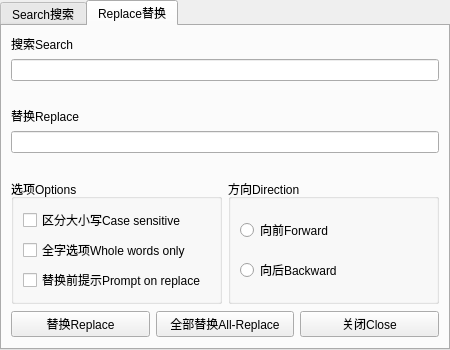
<?xml version="1.0" encoding="UTF-8"?>
<ui version="4.0">
 <class>Search_Replace</class>
 <widget class="QMainWindow" name="Search_Replace">
  <property name="geometry">
   <rect>
    <x>0</x>
    <y>0</y>
    <width>450</width>
    <height>350</height>
   </rect>
  </property>
  <property name="sizePolicy">
   <sizepolicy hsizetype="Preferred" vsizetype="Preferred">
    <horstretch>0</horstretch>
    <verstretch>0</verstretch>
   </sizepolicy>
  </property>
  <property name="minimumSize">
   <size>
    <width>450</width>
    <height>350</height>
   </size>
  </property>
  <property name="maximumSize">
   <size>
    <width>450</width>
    <height>350</height>
   </size>
  </property>
  <property name="sizeIncrement">
   <size>
    <width>350</width>
    <height>270</height>
   </size>
  </property>
  <property name="focusPolicy">
   <enum>Qt::WheelFocus</enum>
  </property>
  <property name="windowTitle">
   <string>MainWindow</string>
  </property>
  <property name="layoutDirection">
   <enum>Qt::LeftToRight</enum>
  </property>
  <widget class="QWidget" name="centralwidget">
   <property name="sizePolicy">
    <sizepolicy hsizetype="Preferred" vsizetype="Preferred">
     <horstretch>0</horstretch>
     <verstretch>0</verstretch>
    </sizepolicy>
   </property>
   <property name="maximumSize">
    <size>
     <width>16777215</width>
     <height>16777215</height>
    </size>
   </property>
   <widget class="QTabWidget" name="Search_Re_tab">
    <property name="geometry">
     <rect>
      <x>0</x>
      <y>0</y>
      <width>450</width>
      <height>350</height>
     </rect>
    </property>
    <property name="sizePolicy">
     <sizepolicy hsizetype="Preferred" vsizetype="Expanding">
      <horstretch>0</horstretch>
      <verstretch>0</verstretch>
     </sizepolicy>
    </property>
    <property name="minimumSize">
     <size>
      <width>450</width>
      <height>350</height>
     </size>
    </property>
    <property name="maximumSize">
     <size>
      <width>450</width>
      <height>350</height>
     </size>
    </property>
    <property name="styleSheet">
     <string notr="true"/>
    </property>
    <property name="currentIndex">
     <number>1</number>
    </property>
    <widget class="QWidget" name="tab1">
     <property name="palette">
      <palette>
       <active/>
       <inactive/>
       <disabled/>
      </palette>
     </property>
     <attribute name="title">
      <string>Search搜索</string>
     </attribute>
     <layout class="QVBoxLayout" name="verticalLayout_4">
      <item>
       <widget class="QWidget" name="Mwidget1" native="true">
        <layout class="QVBoxLayout" name="verticalLayout">
         <property name="leftMargin">
          <number>0</number>
         </property>
         <property name="topMargin">
          <number>0</number>
         </property>
         <property name="rightMargin">
          <number>0</number>
         </property>
         <property name="bottomMargin">
          <number>0</number>
         </property>
         <item>
          <widget class="QLabel" name="label">
           <property name="sizePolicy">
            <sizepolicy hsizetype="Preferred" vsizetype="Fixed">
             <horstretch>0</horstretch>
             <verstretch>0</verstretch>
            </sizepolicy>
           </property>
           <property name="text">
            <string>搜索Search</string>
           </property>
          </widget>
         </item>
         <item>
          <widget class="QLineEdit" name="keywords">
           <property name="styleSheet">
            <string notr="true"/>
           </property>
           <property name="frame">
            <bool>true</bool>
           </property>
          </widget>
         </item>
         <item>
          <spacer name="verticalSpacer">
           <property name="orientation">
            <enum>Qt::Vertical</enum>
           </property>
           <property name="sizeType">
            <enum>QSizePolicy::Fixed</enum>
           </property>
           <property name="sizeHint" stdset="0">
            <size>
             <width>20</width>
             <height>100</height>
            </size>
           </property>
          </spacer>
         </item>
         <item>
          <widget class="QWidget" name="widget_2" native="true">
           <property name="sizePolicy">
            <sizepolicy hsizetype="Preferred" vsizetype="Fixed">
             <horstretch>0</horstretch>
             <verstretch>0</verstretch>
            </sizepolicy>
           </property>
           <layout class="QHBoxLayout" name="horizontalLayout">
            <property name="leftMargin">
             <number>0</number>
            </property>
            <property name="topMargin">
             <number>0</number>
            </property>
            <property name="rightMargin">
             <number>0</number>
            </property>
            <property name="bottomMargin">
             <number>0</number>
            </property>
            <item>
             <widget class="QGroupBox" name="groupBox_2">
              <property name="title">
               <string>选项Options</string>
              </property>
              <layout class="QVBoxLayout" name="verticalLayout_3">
               <item>
                <widget class="QCheckBox" name="Case">
                 <property name="text">
                  <string>区分大小写Case sensitive</string>
                 </property>
                </widget>
               </item>
               <item>
                <widget class="QCheckBox" name="whole_words">
                 <property name="text">
                  <string>全字选项Whole words only</string>
                 </property>
                </widget>
               </item>
              </layout>
             </widget>
            </item>
            <item>
             <widget class="QGroupBox" name="groupBox">
              <property name="title">
               <string>方向Direction</string>
              </property>
              <layout class="QVBoxLayout" name="verticalLayout_2">
               <item>
                <widget class="QRadioButton" name="forward">
                 <property name="text">
                  <string>向前Forward</string>
                 </property>
                </widget>
               </item>
               <item>
                <widget class="QRadioButton" name="backward">
                 <property name="text">
                  <string>向后Backward</string>
                 </property>
                </widget>
               </item>
              </layout>
             </widget>
            </item>
           </layout>
          </widget>
         </item>
         <item>
          <widget class="QWidget" name="widget_3" native="true">
           <layout class="QHBoxLayout" name="horizontalLayout_2">
            <property name="leftMargin">
             <number>0</number>
            </property>
            <property name="topMargin">
             <number>0</number>
            </property>
            <property name="rightMargin">
             <number>0</number>
            </property>
            <property name="bottomMargin">
             <number>0</number>
            </property>
            <item>
             <spacer name="horizontalSpacer_2">
              <property name="orientation">
               <enum>Qt::Horizontal</enum>
              </property>
              <property name="sizeType">
               <enum>QSizePolicy::Fixed</enum>
              </property>
              <property name="sizeHint" stdset="0">
               <size>
                <width>50</width>
                <height>20</height>
               </size>
              </property>
             </spacer>
            </item>
            <item>
             <widget class="QPushButton" name="FindButton">
              <property name="text">
               <string>查找Find</string>
              </property>
              <property name="autoDefault">
               <bool>false</bool>
              </property>
             </widget>
            </item>
            <item>
             <spacer name="horizontalSpacer">
              <property name="orientation">
               <enum>Qt::Horizontal</enum>
              </property>
              <property name="sizeType">
               <enum>QSizePolicy::Fixed</enum>
              </property>
              <property name="sizeHint" stdset="0">
               <size>
                <width>100</width>
                <height>20</height>
               </size>
              </property>
             </spacer>
            </item>
            <item>
             <widget class="QPushButton" name="CloseButton">
              <property name="text">
               <string>关闭Close</string>
              </property>
             </widget>
            </item>
            <item>
             <spacer name="horizontalSpacer_3">
              <property name="orientation">
               <enum>Qt::Horizontal</enum>
              </property>
              <property name="sizeType">
               <enum>QSizePolicy::Fixed</enum>
              </property>
              <property name="sizeHint" stdset="0">
               <size>
                <width>50</width>
                <height>20</height>
               </size>
              </property>
             </spacer>
            </item>
           </layout>
          </widget>
         </item>
        </layout>
       </widget>
      </item>
     </layout>
    </widget>
    <widget class="QWidget" name="tab_2">
     <attribute name="title">
      <string>Replace替换</string>
     </attribute>
     <widget class="QWidget" name="Mwidget2" native="true">
      <property name="geometry">
       <rect>
        <x>9</x>
        <y>9</y>
        <width>428</width>
        <height>303</height>
       </rect>
      </property>
      <layout class="QVBoxLayout" name="verticalLayout_5">
       <property name="leftMargin">
        <number>0</number>
       </property>
       <property name="topMargin">
        <number>0</number>
       </property>
       <property name="rightMargin">
        <number>0</number>
       </property>
       <property name="bottomMargin">
        <number>0</number>
       </property>
       <item>
        <widget class="QLabel" name="Re_search">
         <property name="sizePolicy">
          <sizepolicy hsizetype="Preferred" vsizetype="Fixed">
           <horstretch>0</horstretch>
           <verstretch>0</verstretch>
          </sizepolicy>
         </property>
         <property name="text">
          <string>搜索Search</string>
         </property>
        </widget>
       </item>
       <item>
        <widget class="QLineEdit" name="keywords_2">
         <property name="styleSheet">
          <string notr="true"/>
         </property>
         <property name="frame">
          <bool>true</bool>
         </property>
        </widget>
       </item>
       <item>
        <spacer name="verticalSpacer_2">
         <property name="orientation">
          <enum>Qt::Vertical</enum>
         </property>
         <property name="sizeType">
          <enum>QSizePolicy::Fixed</enum>
         </property>
         <property name="sizeHint" stdset="0">
          <size>
           <width>20</width>
           <height>20</height>
          </size>
         </property>
        </spacer>
       </item>
       <item>
        <widget class="QWidget" name="widget_7" native="true">
         <property name="sizePolicy">
          <sizepolicy hsizetype="Preferred" vsizetype="Fixed">
           <horstretch>0</horstretch>
           <verstretch>0</verstretch>
          </sizepolicy>
         </property>
         <layout class="QVBoxLayout" name="verticalLayout_8">
          <property name="leftMargin">
           <number>0</number>
          </property>
          <property name="topMargin">
           <number>0</number>
          </property>
          <property name="rightMargin">
           <number>0</number>
          </property>
          <property name="bottomMargin">
           <number>0</number>
          </property>
          <item>
           <widget class="QLabel" name="replace">
            <property name="text">
             <string>替换Replace</string>
            </property>
           </widget>
          </item>
          <item>
           <widget class="QLineEdit" name="Replace_tar"/>
          </item>
          <item>
           <spacer name="verticalSpacer_3">
            <property name="orientation">
             <enum>Qt::Vertical</enum>
            </property>
            <property name="sizeType">
             <enum>QSizePolicy::Fixed</enum>
            </property>
            <property name="sizeHint" stdset="0">
             <size>
              <width>20</width>
              <height>20</height>
             </size>
            </property>
           </spacer>
          </item>
         </layout>
        </widget>
       </item>
       <item>
        <widget class="QWidget" name="widget_5" native="true">
         <property name="sizePolicy">
          <sizepolicy hsizetype="Preferred" vsizetype="Fixed">
           <horstretch>0</horstretch>
           <verstretch>0</verstretch>
          </sizepolicy>
         </property>
         <layout class="QHBoxLayout" name="horizontalLayout_3">
          <property name="leftMargin">
           <number>0</number>
          </property>
          <property name="topMargin">
           <number>0</number>
          </property>
          <property name="rightMargin">
           <number>0</number>
          </property>
          <property name="bottomMargin">
           <number>0</number>
          </property>
          <item>
           <widget class="QGroupBox" name="groupBox_3">
            <property name="title">
             <string>选项Options</string>
            </property>
            <layout class="QVBoxLayout" name="verticalLayout_6">
             <item>
              <widget class="QCheckBox" name="Re_Case">
               <property name="text">
                <string>区分大小写Case sensitive</string>
               </property>
              </widget>
             </item>
             <item>
              <widget class="QCheckBox" name="Re_whole_words">
               <property name="text">
                <string>全字选项Whole words only</string>
               </property>
              </widget>
             </item>
             <item>
              <widget class="QCheckBox" name="replace_prompt">
               <property name="text">
                <string>替换前提示Prompt on replace</string>
               </property>
              </widget>
             </item>
            </layout>
           </widget>
          </item>
          <item>
           <widget class="QGroupBox" name="groupBox_4">
            <property name="title">
             <string>方向Direction</string>
            </property>
            <layout class="QVBoxLayout" name="verticalLayout_7">
             <item>
              <widget class="QRadioButton" name="Re_forward">
               <property name="text">
                <string>向前Forward</string>
               </property>
              </widget>
             </item>
             <item>
              <widget class="QRadioButton" name="Re_backward">
               <property name="text">
                <string>向后Backward</string>
               </property>
              </widget>
             </item>
            </layout>
           </widget>
          </item>
         </layout>
        </widget>
       </item>
       <item>
        <widget class="QWidget" name="widget_6" native="true">
         <layout class="QHBoxLayout" name="horizontalLayout_4">
          <property name="leftMargin">
           <number>0</number>
          </property>
          <property name="topMargin">
           <number>0</number>
          </property>
          <property name="rightMargin">
           <number>0</number>
          </property>
          <property name="bottomMargin">
           <number>0</number>
          </property>
          <item>
           <widget class="QPushButton" name="ReplaceButton">
            <property name="text">
             <string>替换Replace</string>
            </property>
            <property name="autoDefault">
             <bool>false</bool>
            </property>
           </widget>
          </item>
          <item>
           <widget class="QPushButton" name="all_replace">
            <property name="text">
             <string>全部替换All-Replace</string>
            </property>
           </widget>
          </item>
          <item>
           <widget class="QPushButton" name="CloseButton_2">
            <property name="text">
             <string>关闭Close</string>
            </property>
           </widget>
          </item>
         </layout>
        </widget>
       </item>
      </layout>
     </widget>
    </widget>
   </widget>
  </widget>
 </widget>
 <resources/>
 <connections/>
</ui>
